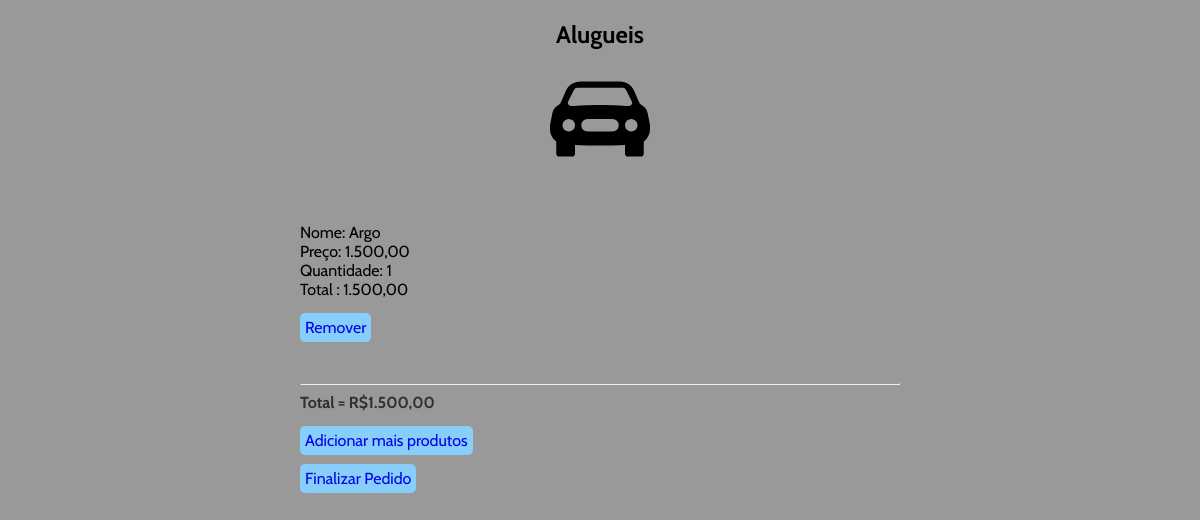
The page /carrinho.php?add=carrinho&id=2 on the database its author committed.
### tables this page shows
CREATE TABLE `produtos` (
  `id` int NOT NULL AUTO_INCREMENT,
  `marca` char(20) DEFAULT NULL,
  `nome` char(200) DEFAULT NULL,
  `quantidade` int DEFAULT NULL,
  `preco` double DEFAULT NULL,
  `foto` char(100) DEFAULT NULL,
  PRIMARY KEY (`id`)
);

### carrinho.php (the view, shortened to what this page needs)
<!DOCTYPE html>
<html lang="en">
<head>
</head>
<body>
    <div class="titulo">
        <h2> Alugueis</h2>
    </div>
<div class="container">
<?php
$totalt = null;
if (isset($_GET['add']) && $_GET['add'] =="carrinho"){
    $idProduto = $_GET['id'];
}
if (count($_SESSION['itens']) == 0) {
    echo "Carrinho está Vazio!<br><br><a href='aluguel.php'> Quero alugar!</a>";
}else{
    $conexao = new PDO('mysql:host=localhost;dbname=GoDriver','root','senac');
    foreach($_SESSION['itens'] as $idProduto => $quantidade)
    {
    $select = $conexao -> prepare("select * from produtos where id=?");
    $select->bindParam(1,$idProduto);
    $select -> execute();
    $produtos = $select ->fetchAll();
    $total= $quantidade * $produtos[0]["preco"];
    $totalt +=  $total;
    echo   'Nome: '.$produtos[0]["nome"].'<br>
            Preço: '.number_format($produtos[0]["preco"] ,2,",",".").'<br>
            Quantidade: '.$quantidade.'<br>
            Total : '.number_format($total ,2,",",".").'<br><br>
  <a href="remover.php?remover=carrinho&id='.$idProduto.'">Remover</a><br><br><br><hr>';
 }
 echo "<strong style='color: #303030'>Total = R$".number_format($totalt ,2,",",".").'<br><br></strong>';
 echo "<a style='background-color:##87cefa'; href='alugueis.php'> Adicionar mais produtos</a>";
echo "<br><br><a href='finalizar.php' class='link'>Finalizar Pedido</a>";
}
?>
</div>
</body>
</html>

### carrinho.php (style rules this page uses)
body { background-color: #999999; color: black; font-family: 'Cabin', sans-serif; }
.container { margin:auto; max-width: 600px; }
.container a { text-decoration: none; background-color:#87cefa; padding:5px; border-radius: 5px; }
.titulo { margin:auto; text-align: center; margin-bottom: 50px; }

### rows shown on the page
produtos: nome "Argo", preco "1.500,00", quantidade "1"

### other values the page prints
$totalt "1.500,00"
